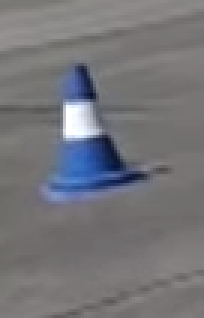
%> input picture part1/project/images/blue_cone1.PNG, 68 x 106 px (shown 3 times larger)
$ octave --eval "result = hough_transform(imread('images/blue_cone1.PNG'));"   (GNU Octave 9; MATLAB toolbox functions it lacks are replaced by stand-ins)
%> lines starting %> are read from the running program, lines starting %| are printed output that depends on the picture; in (x1, y1, x2, y2) boxes, pixels count from 0 and x2, y2 are one past the last pixel; in counts of white or black regions, pixels touching at a corner belong together; the program's own positions count from 1
function [lines] = hough_transform(I)
%% hough_transform  Function Description

%This function generates the Hough Transform of the Saturation component

%Inputs:
% - I - image to process using the Hough transform (cone ROI)
%Outputs:
% - lines - 2 highest peaks in the hough transform space, correspondent to
%   2 strongest lines in the -35 to 35 degree region

% Afonso Valador 87142 and Jose Trigueiro 87225
% November 2020 MATLAB 2020B

%%

clc
fprintf("Peaks of Hough transform are being shown. Press any key to continue.")
%HSV
Ihsv = rgb2hsv(I);
%> Ihsv: size 106x68x3 double; mean H, S, V 0.239, 0.0754, 0.486
Is = Ihsv(:,:,2);
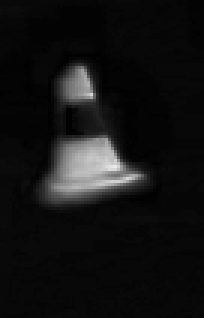
%> Is: size 106x68 double (shown 3 times larger); min 0, max 0.921, mean 0.0754


%Edge detection
BW = edge(Is, 'canny',0.2,5);
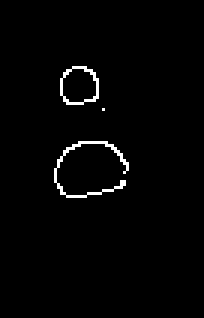
%> BW: size 106x68 logical (shown 3 times larger); 1.7% white in thin lines or dots, all inside (x1, y1, x2, y2) = (18, 22, 43, 66)
figure
subplot(1,2,1)
imshow(BW)

%Hough Transform and peaks
[H,T,R] = hough(BW,'Theta',-35:3:35,"RhoResolution",2);
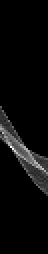
%> H: size 127x24 double (shown 2 times larger); min 0, max 24, mean 0.9; drawn with min black and max white
%> T = 24 values from -35 to 34; R = 127 values from -126 to 126
%> (the run ends here)

$ run again, on part1/project/images/cone1.PNG
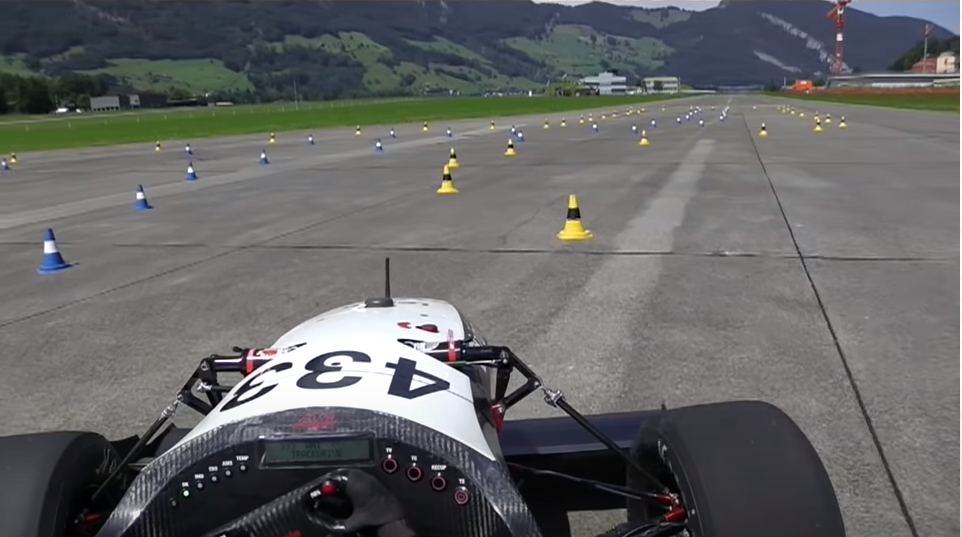
%> input picture part1/project/images/cone1.PNG, 962 x 537 px
%> Ihsv: size 537x962x3 double; mean H, S, V 0.393, 0.125, 0.419
%> in hough_transform, `Is = Ihsv(:,:,2);`:
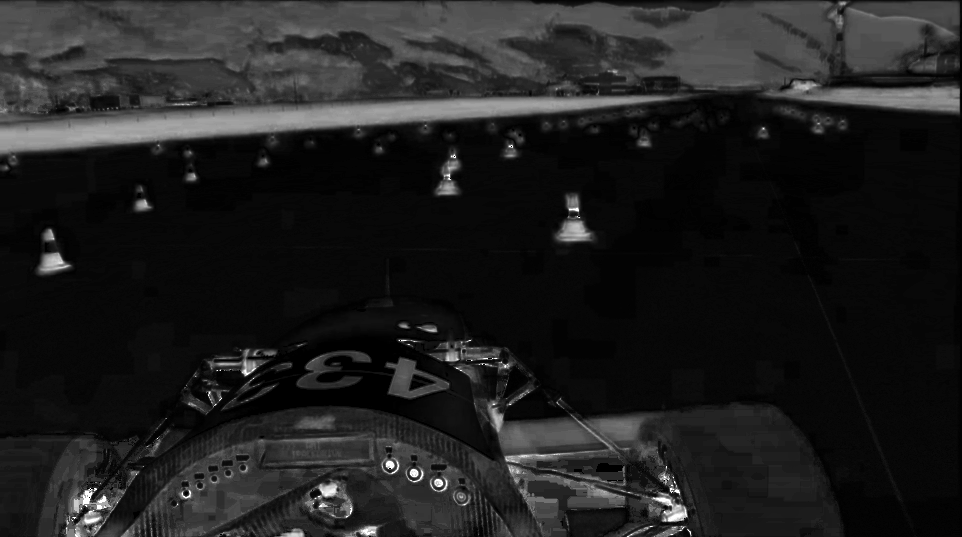
%> Is: size 537x962 double; min 0, max 1, mean 0.125
%> in hough_transform, `BW = edge(Is, 'canny',0.2,5);`:
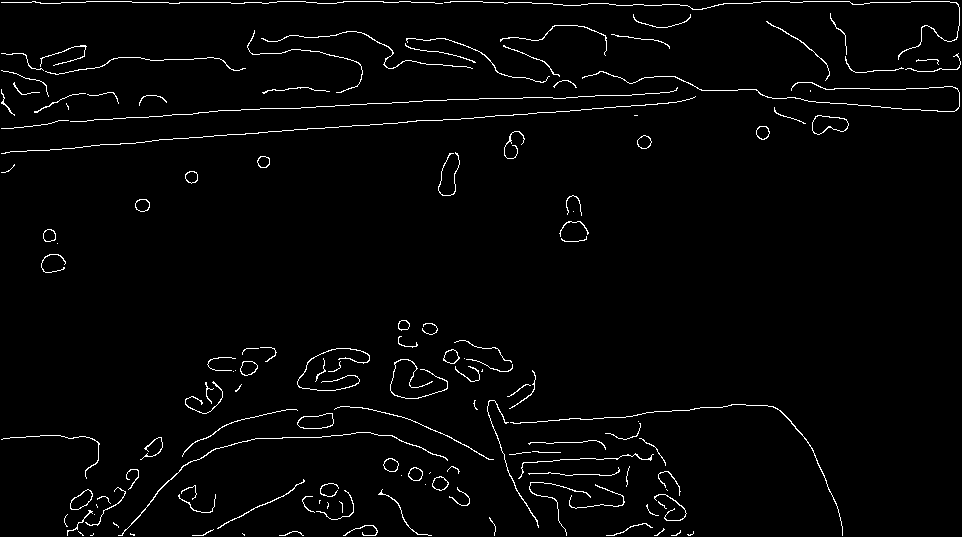
%> BW: size 537x962 logical; 2.3% white in thin lines or dots
%> T = 24 values from -35 to 34; R = 1103 values from -1102 to 1102

$ run again, on part1/project/images/cone3.PNG
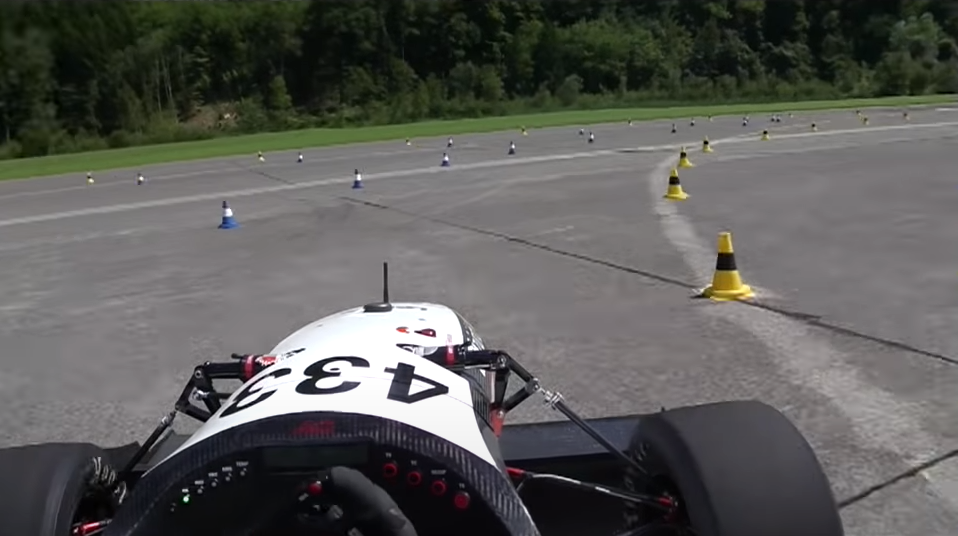
%> input picture part1/project/images/cone3.PNG, 958 x 536 px
%> Ihsv: size 536x958x3 double; mean H, S, V 0.496, 0.163, 0.369
%> in hough_transform, `Is = Ihsv(:,:,2);`:
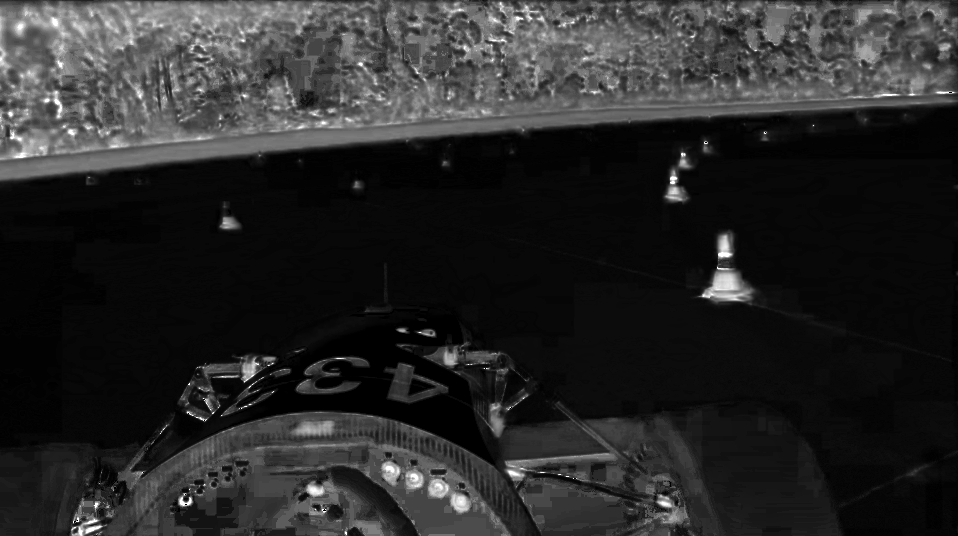
%> Is: size 536x958 double; min 0, max 1, mean 0.163
%> in hough_transform, `BW = edge(Is, 'canny',0.2,5);`:
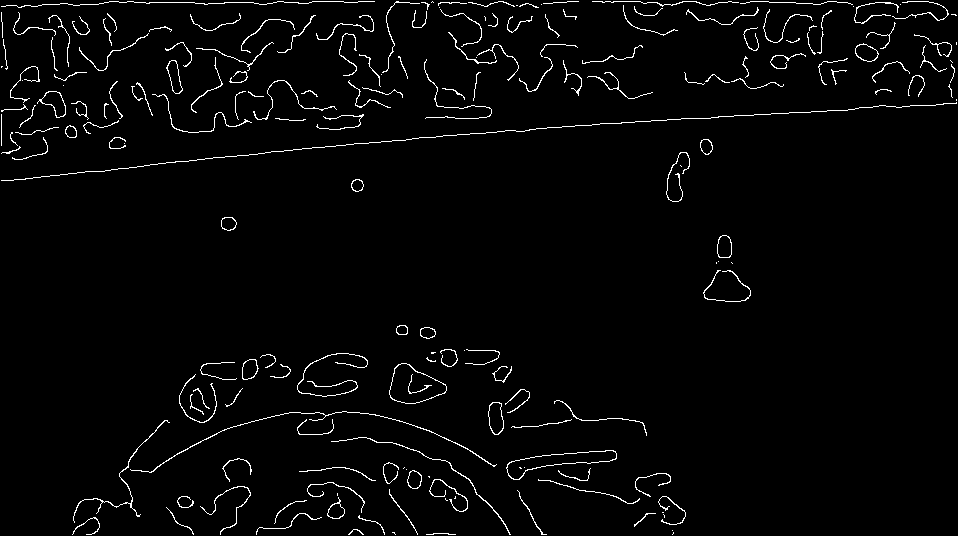
%> BW: size 536x958 logical; 2.5% white in thin lines or dots
%> T = 24 values from -35 to 34; R = 1099 values from -1098 to 1098
